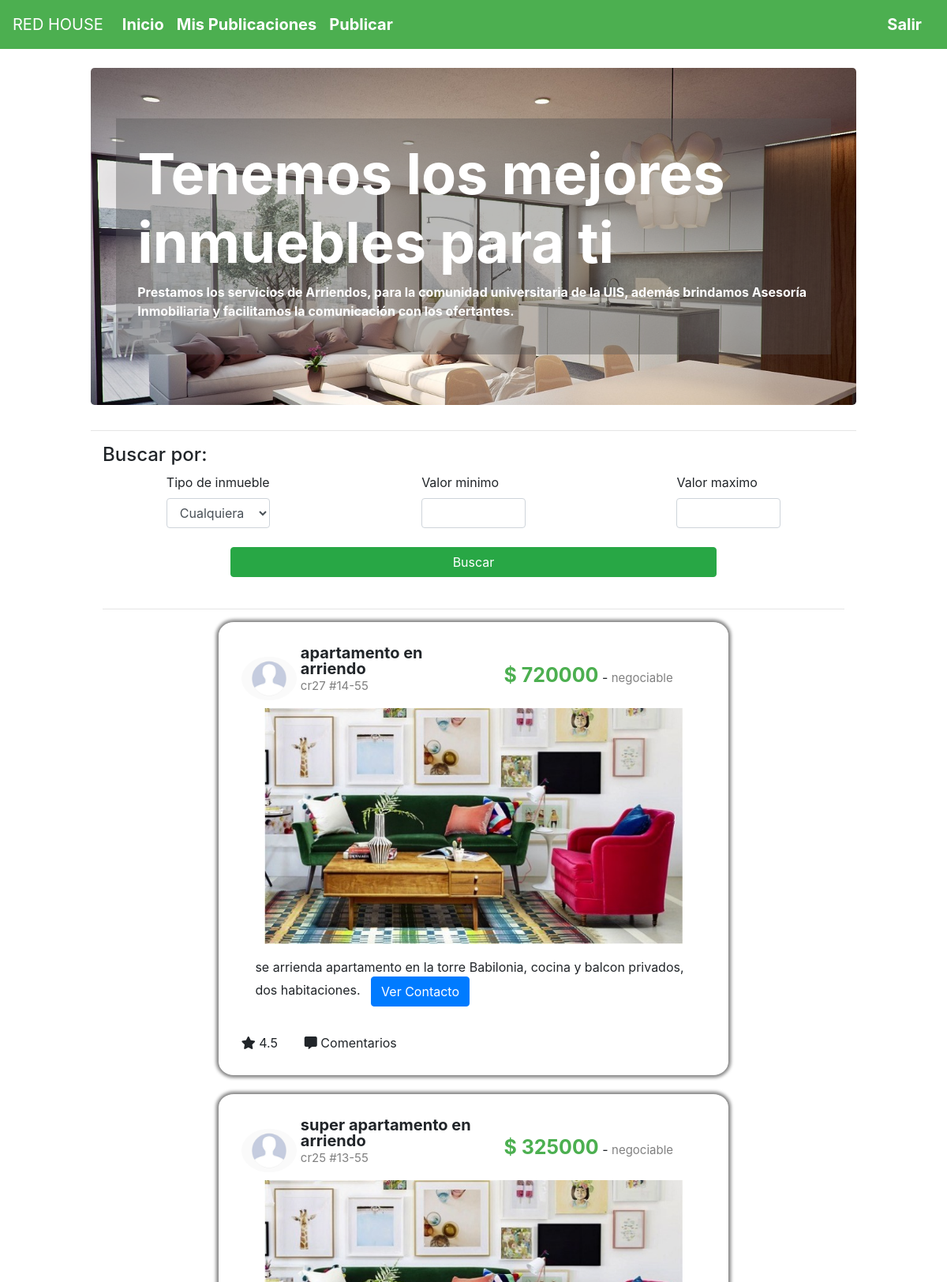
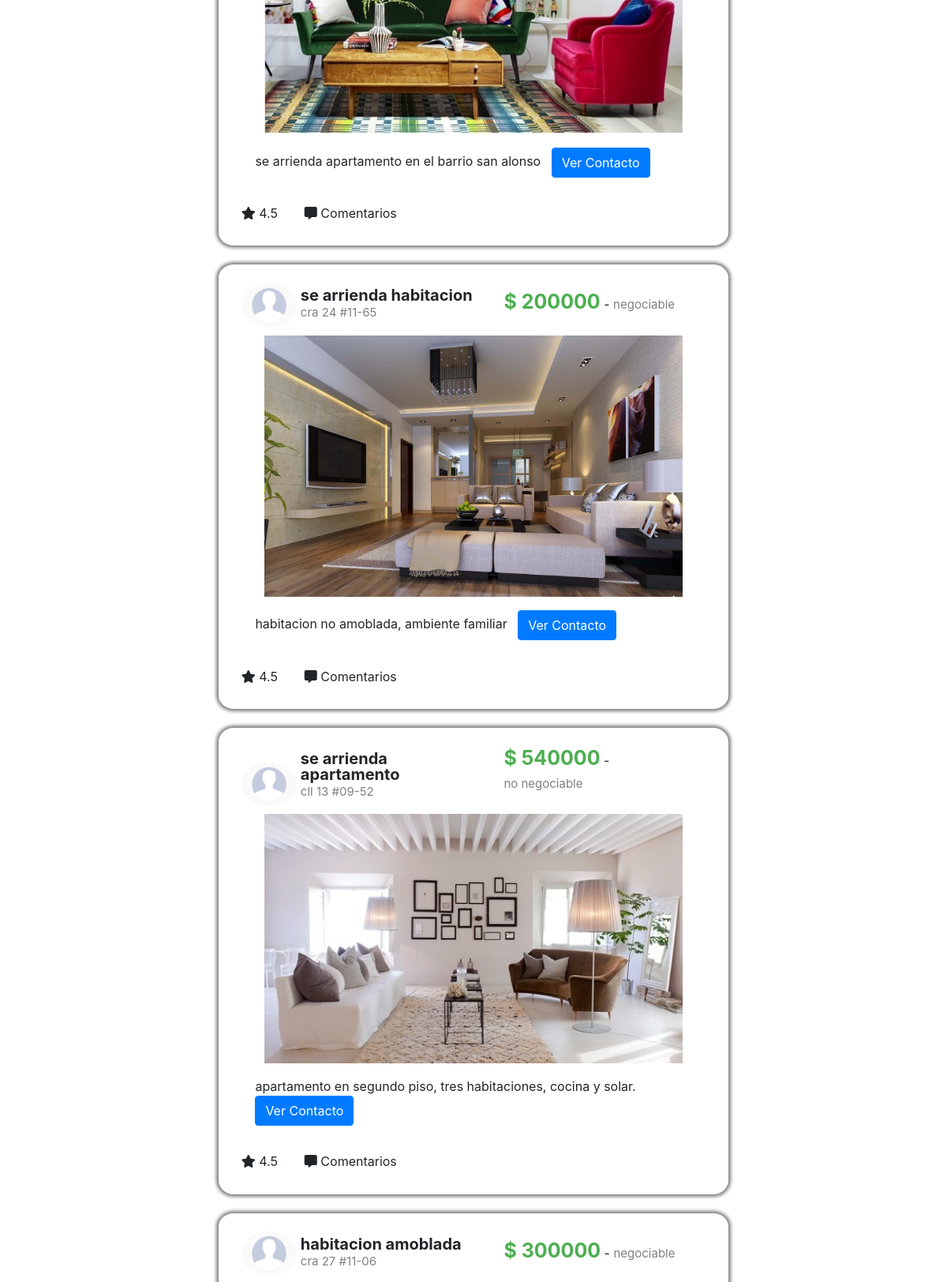
The app's page / (signed in, upper part) with its own data (2 pictures, top to bottom).
### tables this page shows
CREATE TABLE `publicacion` (
  `idPublicacion` int(11) NOT NULL,
  `nombre` varchar(30) DEFAULT NULL,
  `ubicacion` varchar(20) DEFAULT NULL,
  `precio` int(11) DEFAULT NULL,
  `descripcion` varchar(150) DEFAULT NULL,
  `fechaPublicada` datetime DEFAULT NULL,
  `estado` char(1) DEFAULT NULL,
  `negociable` char(16) DEFAULT NULL,
  `tipoInmueble` varchar(20) DEFAULT NULL,
  `urlImagen` varchar(100) DEFAULT NULL,
  `idCliente` varchar(20) DEFAULT NULL
);

### index.php (the view, shortened to what this page needs)
<!DOCTYPE html>
<html lang="en">
<head>
    <?php
    include("funciones.php");
    $conexion = conectar();
    if (isset($_SESSION['identificacion']) || isset($_SESSION['contrasena'])){
        $sql = "select * from publicacion";
    }else{
        $sql = "select * from publicacion limit 3";
    }
    $r = mysqli_query($conexion, $sql);
    ?>
    <link rel="stylesheet" href="https://stackpath.bootstrapcdn.com/bootstrap/4.3.1/css/bootstrap.min.css"
>
    <link rel="stylesheet" href="estilo.css">
    <link rel="stylesheet" href="https://use.fontawesome.com/releases/v5.8.1/css/all.css">
</head>
<body>
    <?PHP
    if (!isset($_SESSION['identificacion']) || !isset($_SESSION['contrasena'])){
        session_destroy();
        encabezado();
        $sesion = FALSE;
    }else{
        $sesion = TRUE;
    }
    ?>
    <div class="container-fluid">
        <div class="row">
            <div class="col-md-1"></div>
            <div class="col-md-10 fondo">
                <br>
                <div class="jumbotron banner col-md-12">
                    <div class="e" class="container">
                        <h1 class="display-3 texto-banner">Tenemos los mejores inmuebles para ti</h1>
                        <p class="texto-banner">Prestamos los servicios de Arriendos, para la comunidad universitaria de
                            la UIS, además brindamos Asesoría Inmobiliaria y facilitamos la comunicación con los ofertantes. </p>
                    </div>
                </div>
                <hr>
                <div class="container">
                    <h4 class="row col-md-8 fondo"> Buscar por:</h4>
                    <div class="row">
                        <div class="col-md-1"></div>
                        <div class="col-md-2">
                            <label> Tipo de inmueble </label>
                            <select id="tipo" class="form-control">
                                <option>Cualquiera</option>
                            </select>
                        </div>
                        <div class="col-md-2"></div>
                        <div class="col-md-2">
                            <label> Valor minimo </label>
                            <input id="val_min" type="number" name="val_min" class="form-control">
                        </div>
                        <div class="col-md-2"></div>
                        <div class="col-md-2">
                            <label> Valor maximo</label>
                            <input id="val_max" type="number" name="val_max" class="form-control">
                        </div>
                        <div class="col-md-1"></div>
                    </div>
                    <br>
                    <div class="row">
                        <div class="col-md-2"></div>
                        <div class="col-md-8">
                        <?PHP
                            if($sesion == TRUE) echo'<div class="btn btn-success botonDetalles btn-block" role="button" id="buscar">Buscar</div>';
                            else echo'<div class="btn btn-success botonDetalles btn-block disabled" role="button" id="no_buscar">Buscar</div>';
                        ?>
                        </div>
                        <div class="col-md-2"></div>
                    </div>
                    <br>
                    <hr>
                    <div id="lista_publicaciones">
                        <?PHP
                        while ($publicacion = mysqli_fetch_array($r)) {
                            ?>
                        <div class="row">
                            <div class="col-md-2"></div>
                            <div class="col-md-8 contenidoPublicacion">
                                <div class="divImagenPerfil">
                                    <img src="imagenes/im_perfil.png" alt="foto de perfil"
                                        style="width: 100%; border-radius: 50%;">
                                </div>
                                <div class="encabezadoPublicacion">
                                    <span class="tituloPublicacion">
                                        <?PHP echo $publicacion['nombre']; ?></span></br>
                                    <span class="subtituloPublicacion">
                                        <?PHP echo $publicacion['ubicacion']; ?></span></br>
                                </div>
                                <div class="divPrecio">
                                    <span class="tituloPublicacion" style="color:#4CAF50;font-size:25px;">$
                                        <?PHP echo $publicacion['precio']; ?></span> - <span
                                        class="subtituloPublicacion">
                                        <?PHP
                                            echo $publicacion['negociable']; ?>
                                    </span>
                                </div>
                                <div class="imagenPublicacion">
                                    <img <?PHP echo 'src=' . $publicacion['urlImagen']; ?> alt="Publicacion"
                                    style="width: 100%">
                                </div>
                                <div class="descripcionPublicacion">
                                    <p>
                                        <?PHP echo $publicacion['descripcion']; ?> &nbsp <button
                                            onclick="ver_perfil_cliente(this)" data-toggle="modal" data-target="#myModal" type="button" class="btn btn-primary"
                                            style="padding-top:1%;">Ver Contacto</button></p>
                                </div>
                                <div class="botonesPublicacion">
                                    <span class="botonPublicacion"><i class="fas fa-star"></i> 4.5</span>
                                    <span><i class="fas fa-comment-alt"></i> Comentarios</span>
                                </div>
                            </div>
                            <div class="col-md-2">
                            </div>
                        </div>
                        <br>
                        <?PHP
                        }
                        ?>
                    </div>
                </div>
            </div>
            <div class="col-md-1"></div>
        </div>
    </div>
</body>
</html>

### estilo.css (style rules this page uses)
.banner { background-image:url('imagenes/banner2.jpg'); background-size: cover; }
.texto-banner { font-weight: bold; }
.e { background: rgba(83, 83, 83, 0.4); padding: 3%; color: white }
.contenidoPublicacion { padding: 3%; border-radius: 3%; box-shadow: 0 0 4px 3px grey; }
.divImagenPerfil { display: inline-block; width: 12%; position: relative; bottom: 10px; border-radius: 50%; }
.encabezadoPublicacion { display: inline-block; line-height: 20px; width: 40%; }
.divPrecio { width: 43%; display: inline-block; position: relative; bottom: 10px; padding-left:3%; }
.tituloPublicacion { display: inline-block; font-size: 20px; font-weight: bold; }
.subtituloPublicacion { display: inline-block; font-size: 15px; color: gray; }
.imagenPublicacion { width: 90%; margin-left:auto; margin-right:auto; }
.botonPublicacion { padding-right: 5%; }
.descripcionPublicacion { padding: 3%; margin-left: auto; margin-right: auto; }
.fondo { background: white; }
body { background:none; }

### records on screen
publicacion: nombre "apartamento en arriendo", ubicacion "cr27 #14-55", precio "720000", negociable "negociable", urlImagen (picture), descripcion "se arrienda apartamento en la torre Babilonia, cocina y balcon privados, dos habitaciones."
publicacion: nombre "super apartamento en arriendo", ubicacion "cr25 #13-55", precio "325000", negociable "negociable", urlImagen (picture), descripcion "se arrienda apartamento en el barrio san alonso"
publicacion: nombre "se arrienda habitacion", ubicacion "cra 24 #11-65", precio "200000", negociable "negociable", urlImagen (picture), descripcion "habitacion no amoblada, ambiente familiar"
publicacion: nombre "se arrienda apartamento", ubicacion "cll 13 #09-52", precio "540000", negociable "no negociable", urlImagen (picture), descripcion "apartamento en segundo piso, tres habitaciones, cocina y solar."
publicacion: nombre "habitacion amoblada", ubicacion "cra 27 #11-06", precio "300000", negociable "negociable"
